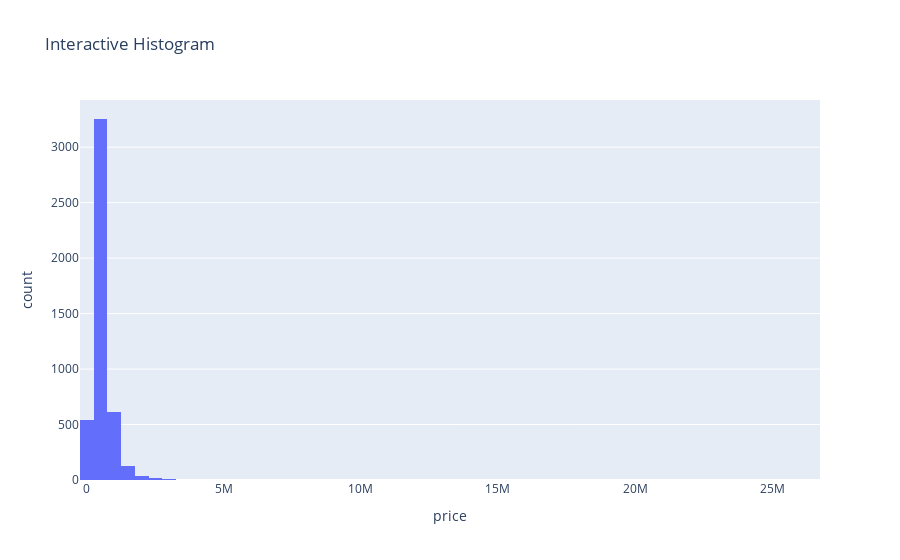

Notebook code for this chart:
### Code cell
# Create an interactive histogram using Plotly Express
fig_hist = px.histogram(df, x='price', nbins=100, title='Interactive Histogram')

# Display the plots
fig_hist.show()

### Figure 1 — Plotly figure (JSON) as saved in the notebook; plotly's stock layout.template omitted (floating-point values rounded to 4 significant figures; data arrays with more than 128 entries replaced by an {"elided": "..."} marker saying what was removed)
{"data": [{"alignmentgroup": "True", "bingroup": "x", "hovertemplate": "price=%{x}<br>count=%{y}<extra></extra>", "legendgroup": "", "marker": {"color": "#636efa", "pattern": {"shape": ""}}, "name": "", "nbinsx": 100, "offsetgroup": "", "orientation": "v", "showlegend": false, "type": "histogram", "x": {"elided": "4600 float values"}, "xaxis": "x", "yaxis": "y"}], "layout": {"barmode": "relative", "legend": {"tracegroupgap": 0}, "title": {"text": "Interactive Histogram"}, "xaxis": {"anchor": "y", "domain": [0, 1], "title": {"text": "price"}}, "yaxis": {"anchor": "x", "domain": [0, 1], "title": {"text": "count"}}}}
